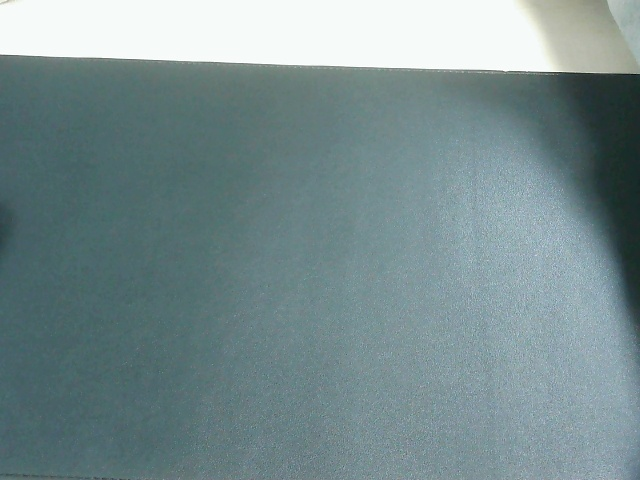
#> input picture train/source/step0/step0_0283.jpg, 640 x 480 px; its folder holds only this picture in this run
$ python prepare_dataset.py
#> lines starting #> are read from the running program, lines starting #| are printed output that depends on the picture
from pathlib import Path
import random
from PIL import Image, ImageEnhance

# =========================
# 기본 경로 설정
# =========================
BASE_DIR = Path(__file__).resolve().parent
SOURCE_DIR = BASE_DIR / "source"
OUTPUT_DIR = BASE_DIR / "dataset_ready"

TRAIN_DIR = OUTPUT_DIR / "train"
VAL_DIR = OUTPUT_DIR / "val"

# =========================
# 설정
# =========================
VAL_RATIO = 0.3          # 기존 0.2 -> 0.3
MIN_VAL_COUNT = 4        # 클래스당 최소 val 개수 보장
RANDOM_SEED = 42
IMG_SIZE = (224, 224)
AUG_PER_IMAGE = 2        # 기존 6 -> 2
USE_HORIZONTAL_FLIP = False   # 퍼즐 조각은 좌우반전 비활성화 권장
ALLOWED_EXTS = {".jpg", ".jpeg", ".png", ".bmp"}

random.seed(RANDOM_SEED)


def clear_output_dirs():
    """dataset_ready 내부 파일 정리"""
    if OUTPUT_DIR.exists():
        for p in OUTPUT_DIR.rglob("*"):
            if p.is_file():
                p.unlink()

    TRAIN_DIR.mkdir(parents=True, exist_ok=True)
    VAL_DIR.mkdir(parents=True, exist_ok=True)


def get_class_dirs():
    """source 폴더 아래 클래스 폴더 목록"""
    if not SOURCE_DIR.exists():
        raise FileNotFoundError(f"source 폴더가 없습니다: {SOURCE_DIR.resolve()}")

    class_dirs = [p for p in SOURCE_DIR.iterdir() if p.is_dir()]
    if not class_dirs:
        raise ValueError("source 폴더 안에 클래스 폴더가 없습니다.")

    return sorted(class_dirs)


def list_images(class_dir: Path):
    return sorted([
        p for p in class_dir.iterdir()
        if p.is_file() and p.suffix.lower() in ALLOWED_EXTS
    ])


def safe_open_image(path: Path):
    try:
        return Image.open(path).convert("RGB")
#> returned value is the input picture: PIL image 640x480 RGB; mean R, G, B 120, 140.9, 143.2
    except Exception as e:
        print(f"[열기 실패] {path.name}: {e}")
        return None


def fit_to_canvas(img: Image.Image, canvas_size=(224, 224), bg_color=(255, 255, 255)):
    """
    비율을 유지한 채 이미지를 canvas 중앙에 배치
    - 큰 이미지는 축소
    - 작은 이미지는 확대하지 않음
    """
#> called with canvas_size = (224, 224), bg_color = (255, 255, 255)
    canvas = Image.new("RGB", canvas_size, bg_color)
#> canvas: PIL image 224x224 RGB; every value is 255
    img = img.copy()
    img.thumbnail(canvas_size, Image.Resampling.LANCZOS)

    x = (canvas_size[0] - img.width) // 2
#> x = 0
    y = (canvas_size[1] - img.height) // 2
#> y = 28
    canvas.paste(img, (x, y))
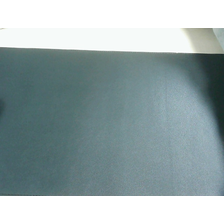
#> canvas: PIL image 224x224 RGB; mean R, G, B 153.7, 169.4, 171.1
    return canvas


def augment_image(img: Image.Image):
    """과적합 완화를 위한 약한 증강"""
    img = img.copy()

    # 회전 범위 축소 (기존보다 약하게)
    angle_choices = [-10, -5, 0, 5, 10]
    angle = random.choice(angle_choices)
    img = img.rotate(
        angle,
        resample=Image.Resampling.BICUBIC,
        expand=True,
        fillcolor=(255, 255, 255)
    )

    # 좌우 반전은 퍼즐 조각류에서는 기본 비활성화
    if USE_HORIZONTAL_FLIP:
        if random.random() < 0.2:
            img = img.transpose(Image.FLIP_LEFT_RIGHT)

    # 크기 변화 범위도 약하게
    scale = random.uniform(0.95, 1.05)
    new_w = max(10, int(img.width * scale))
    new_h = max(10, int(img.height * scale))
    img = img.resize((new_w, new_h), Image.Resampling.LANCZOS)

    # 밝기 변화 약하게
    brightness = random.uniform(0.9, 1.1)
    img = ImageEnhance.Brightness(img).enhance(brightness)

    # 대비 변화 약하게
    contrast = random.uniform(0.9, 1.1)
    img = ImageEnhance.Contrast(img).enhance(contrast)

    # 최종 캔버스 정렬
    img = fit_to_canvas(img, IMG_SIZE)
    return img


def main():
    clear_output_dirs()

    class_dirs = get_class_dirs()
    print("클래스 목록:", [p.name for p in class_dirs])

    for class_dir in class_dirs:
        class_name = class_dir.name
        images = list_images(class_dir)

        if len(images) == 0:
            print(f"[건너뜀] {class_name}: 이미지 없음")
            continue

        train_class_dir = TRAIN_DIR / class_name
        val_class_dir = VAL_DIR / class_name
        train_class_dir.mkdir(parents=True, exist_ok=True)
        val_class_dir.mkdir(parents=True, exist_ok=True)

        random.shuffle(images)

        # val 개수 계산: 비율 + 최소 개수 보장
        if len(images) >= 2:
            val_count = max(MIN_VAL_COUNT, int(len(images) * VAL_RATIO))
            val_count = min(val_count, len(images) - 1)  # train이 최소 1장 남게
        else:
            val_count = 0

        val_images = set(images[:val_count])

        train_saved = 0
        val_saved = 0

        for img_path in images:
            img = safe_open_image(img_path)
            if img is None:
                continue

            base_img = fit_to_canvas(img, IMG_SIZE)

            if img_path in val_images:
                target_dir = val_class_dir
                save_name = f"{img_path.stem}_orig.png"
                base_img.save(target_dir / save_name)
                val_saved += 1
            else:
                target_dir = train_class_dir
                save_name = f"{img_path.stem}_orig.png"
                base_img.save(target_dir / save_name)
                train_saved += 1

                # train에만 증강 적용
                for i in range(AUG_PER_IMAGE):
                    aug_img = augment_image(img)
                    aug_name = f"{img_path.stem}_aug_{i:02d}.png"
                    aug_img.save(target_dir / aug_name)
                    train_saved += 1
#> this loop made 2 passes
#> pass 1, in augment_image, `img = img.rotate( angle, resample=Image.Resampling.BICUBIC, expand=Tru..`:
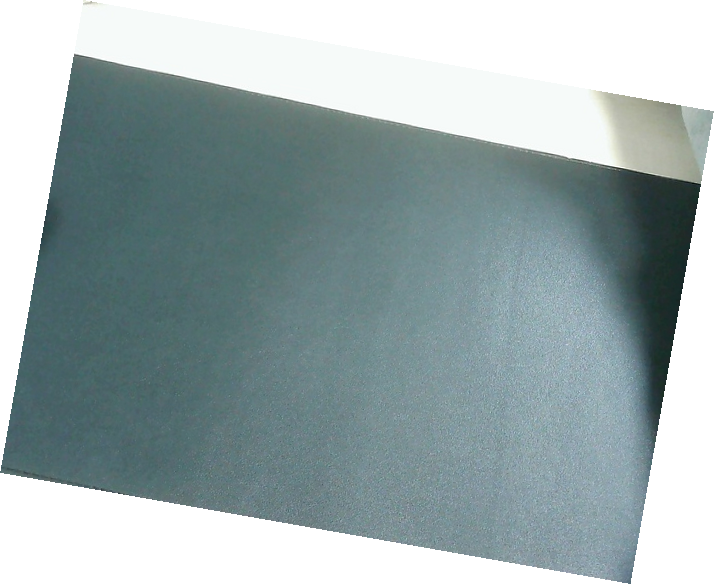
#> img: PIL image 714x584 RGB; mean R, G, B 155.2, 170.6, 172.3
#> after the loop:
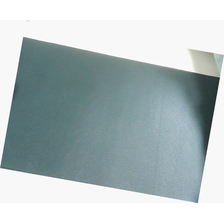
#> aug_img: PIL image 224x224 RGB; mean R, G, B 178.6, 190.8, 192.3
#> after the loop, train_saved = 3

        print(f"{class_name}: train {train_saved}장 / val {val_saved}장")
#| step0: train 3장 / val 0장
#> pass 2 of the loop in main, `for class_dir in class_dirs:`:
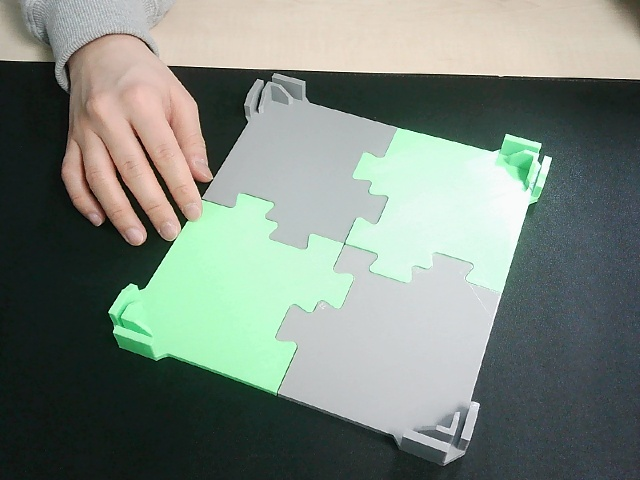
#> input picture train/source/step1/step1_0001.jpg, 640 x 480 px
#> in safe_open_image, returned value is the input picture: PIL image 640x480 RGB; mean R, G, B 123.1, 133.8, 124.8
#> the loop in main, `for i in range(AUG_PER_IMAGE):` made 2 passes
#> pass 1, in augment_image (call 3), `img = ImageEnhance.Brightness(img).enhance(brightness)`:
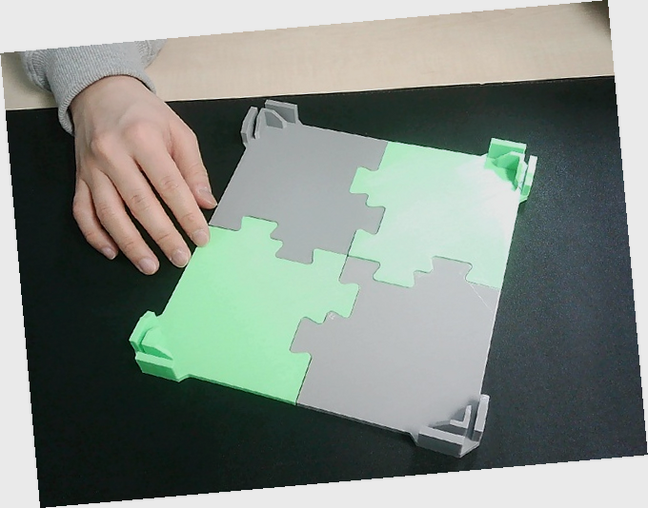
#> img: PIL image 648x508 RGB; mean R, G, B 130.8, 139.1, 132.1
#> after the loop in main, `for i in range(AUG_PER_IMAGE):`:
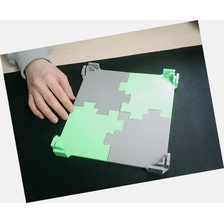
#> aug_img: PIL image 224x224 RGB; mean R, G, B 166.5, 172.8, 167.5
#| step1: train 3장 / val 0장

    print("\n데이터셋 준비 완료")
    print(f"source      : {SOURCE_DIR.resolve()}")
    print(f"train output: {TRAIN_DIR.resolve()}")
    print(f"val output  : {VAL_DIR.resolve()}")


if __name__ == "__main__":
    main()
